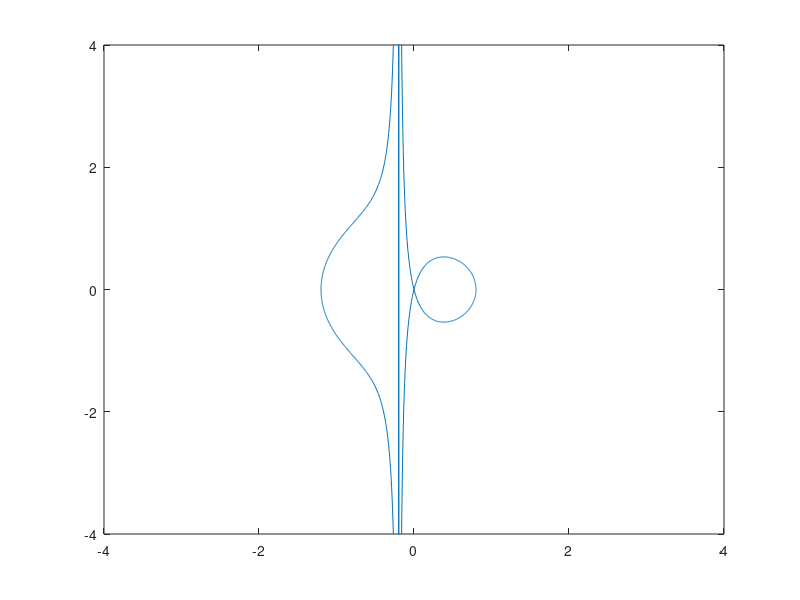

This chart was generated by the following MATLAB code:
close all
clear all
clc

t=linspace(0,2*pi,1000);
% Try a = -2, -1, -0.5, 0, 0.5, 1, and 2
a = -0.2;
x = @(t) a + cos(t);
y = @(t) a* tan(t) + sin(t);

plot(x(t),y(t),'-')
axis([-4 4 -4 4])